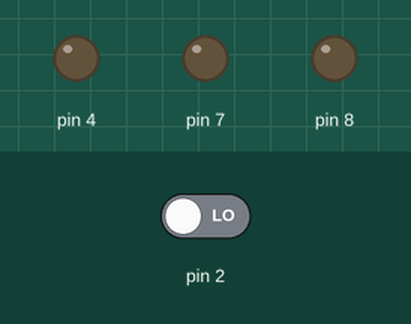
A sketch run on a simulated Arduino Uno, built with avr-gcc and run on an emulated ATmega328P. Shown: output pins drawn as LEDs (lit = HIGH). The inputs (shaded band) are chosen by the test bench; at power-on: pin 2 LOW.

Above: at 1.2 s.
1.3 s: pin 2 driven HIGH
At 2.1 s:
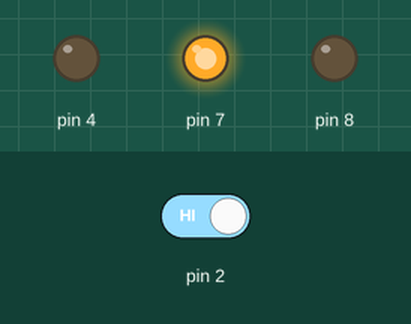
At 3.3 s:
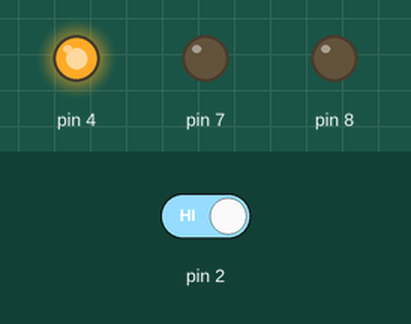
4.3 s: pin 2 driven LOW
At 5.1 s:
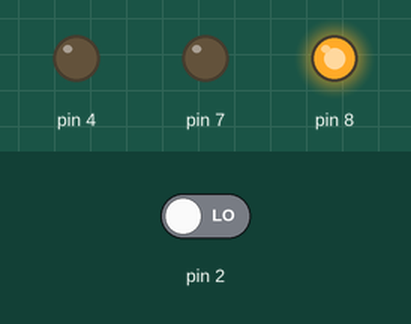
Timing chart, 0 to 7.3 s (numbered marks = the images above; inputs shaded):
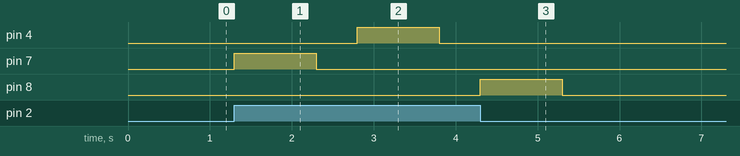

Measured:
- after the input at 1.3 s, pin 4: LOW → HIGH after 1.5 s, → LOW 1.0 s later; pin 7: LOW → HIGH at once, → LOW 1.0 s later
- after the input at 4.3 s, pin 4: stays LOW (without the input it goes to HIGH after 3.0 s); pin 7: stops changing and stays LOW; pin 8: goes on until 5.3 s, then stays LOW

The sketch:

Led_Blink_Continously.ino
```cpp
//////press switch once then all three led will blink simantanously but contionously.

int i;
void setup()
{
pinMode(7,OUTPUT);
pinMode(8,OUTPUT);
pinMode(4,OUTPUT);
pinMode(2,INPUT);
}

void loop() {
  if(i=(digitalRead(2)))
  {
    for(int a=1;a>=i;a++)
    {
    if(a==1)
      {
      digitalWrite(7,HIGH);
      delay(1000);
      digitalWrite(7,LOW);
      delay(500);
    }

     if(a==2)
    {
        digitalWrite(4,HIGH);
        delay(1000);
        digitalWrite(4,LOW);
        delay(500);
    }

     if(a==3)
    {
        digitalWrite(8,HIGH);
        delay(1000);
        digitalWrite(8,LOW);
        delay(500);
    }

  }
  }
  }
```
